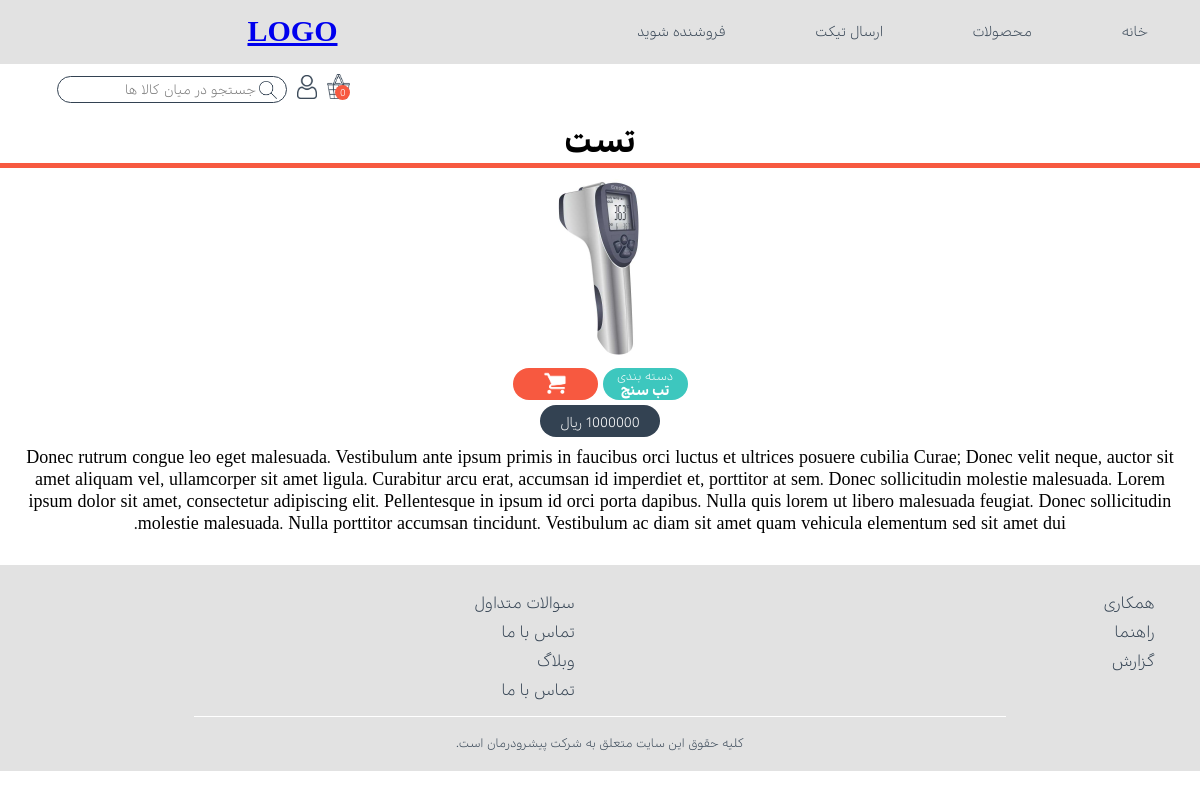
/test, run on the app's committed database.
### home/models.py (models this page shows, shortened)
class Product(models.Model):
    persian_name = models.CharField(max_length=150)
    english_name = models.CharField(max_length = 150)
    detail = models.TextField()
    category = models.ForeignKey('products_category',on_delete=models.CASCADE,related_name='+',)
    reccomend = models.BooleanField(default=False)
    price = models.PositiveIntegerField(default=0)
    backgroundcolor = models.CharField(max_length=6 , default='F75940')
    image = models.ImageField(default='products/default.png', upload_to='products', max_length=300)
    image_alt=models.CharField(default="image" ,max_length=50)
    date = models.DateTimeField(auto_now_add=False,auto_now = True)
    slug = models.SlugField(default='test')

class products_category(models.Model):
    title = models.CharField(max_length = 100)
    image = models.ImageField(default='categoty/default.png', upload_to='category', max_length=300)
    def __str__(self):
        return self.title

### home/views.py (the view)
# urls.py: path('<slug>',views.product_detail,name='product_detail'),
def product_detail(request, slug):
    product = models.Product.objects.get(slug=slug)
    return render(request,'home/product_detail.html',{'product':product})

### home/context_processors.py (called while the page is built)
def carttotal(request):
    if request.user.is_authenticated:
        try:
            cart = Cart.objects.get(id = request.user.id)
            context = {'items_total': cart.products.all().count()}
        except:
            context = {}
    else:
        context = {}
    return context

### home/templates/home/product_detail.html
{% extends 'base.html' %} {%load static%} {% block title %} {{product.persian_name}} {% endblock title %} {% block links %}
<link rel="stylesheet" href="{% static 'home/CSS/prodect_detail/prodect_detail.css' %}" type="text/css"> {% endblock links %} {% block content %}
<div class="unique_prodect_detail">
    <h1>{{product.persian_name}}</h1>
    <div class="line"></div>
    <div class="prodect">
        <img src="media/{{MEDIA_URL}}{{product.image}}" alt="" class="first">
        <div class="un">
            <div class="category">
                <p>دسته بندی</p>
                <h2>{{product.category}}</h2>
            </div>
            <div class="basketbtn">
                <img src="{%static 'home/icons/addtobasket.png'%}" alt="">
            </div>
        </div>
        <div class="price">
            <p>{{product.price}} ریال</p>
        </div>
        <p>{{product.detail}}</p>
    </div>
</div>
{% endblock content %}

### static/home/CSS/base/style.css (style rules this page uses)
* { margin: 0; padding: 0; -webkit-box-sizing: border-box; box-sizing: border-box; }
body { width: 100%; position: relative; overflow-x: hidden; }
.category { display: -webkit-box; display: -ms-flexbox; display: flex; -webkit-box-orient: vertical; -webkit-box-direction: normal; -ms-flex-direction: column; flex-direction: column; -webkit-box-pack: center; -ms-flex-pack: center; justify-content: center; -webkit-box-align: center; -ms-flex-align: center; align-items: center; }

### static/home/CSS/prodect_detail/prodect_detail.css (style rules this page uses)
body { font-family: 'kohinoor'; }
.unique_prodect_detail { direction: rtl; margin-top: 20px; }
.unique_prodect_detail h1 { font-family: 'kohinoor'; font-weight: bold; margin: 0 auto; text-align: center; }
.unique_prodect_detail .line { width: 100%; height: 5px; background-color: #F75940; }
.unique_prodect_detail .prodect { display: -webkit-box; display: -ms-flexbox; display: flex; -webkit-box-orient: vertical; -webkit-box-direction: normal; -ms-flex-direction: column; flex-direction: column; -webkit-box-pack: center; -ms-flex-pack: center; justify-content: center; -webkit-box-align: center; -ms-flex-align: center; align-items: center; }
.unique_prodect_detail .prodect .first { width: 200px; height: 200px; }
.unique_prodect_detail .prodect .un { display: -webkit-box; display: -ms-flexbox; display: flex; -webkit-box-orient: horizontal; -webkit-box-direction: normal; -ms-flex-direction: row; flex-direction: row; -webkit-box-align: center; -ms-flex-align: center; align-items: center; -webkit-box-pack: left; -ms-flex-pack: left; justify-content: left; }
.unique_prodect_detail .prodect .un h2 { font-size: 16px; font-weight: bold; }
.unique_prodect_detail .prodect .un .basketbtn { width: 85px; height: 32px; border-radius: 25px; background-color: #F75940; display: -webkit-box; display: -ms-flexbox; display: flex; -webkit-box-pack: center; -ms-flex-pack: center; justify-content: center; -webkit-box-align: center; -ms-flex-align: center; align-items: center; }
.unique_prodect_detail .prodect .un .basketbtn img { width: 24px; height: 26px; }
.unique_prodect_detail .prodect .un .category { line-height: 40%; color: #fff; margin-left: 5px; width: 85px; height: 32px; border-radius: 25px; background-color: #3DC7BE; }
.unique_prodect_detail .prodect .un .category p { margin: 0; margin-bottom: 7px; font-size: 12px; }
.unique_prodect_detail .prodect .un .category h2 { font-size: 14px; }
.unique_prodect_detail .prodect p { margin: 10px 25px; text-align: center; font-size: 18px; }
.unique_prodect_detail .prodect .price { width: 120px; height: 32px; border-radius: 25px; background-color: #334252; margin-top: 5px; color: #fff; padding: 0; }
.unique_prodect_detail .prodect .price p { font-size: 14px; margin: 10px; }

### data on the page
Product: persian_name "تست", image (picture), category "تب سنج", price "1000000", detail "Donec rutrum congue leo eget malesuada. Vestibulum ante ipsum primis in faucibus orci luctus et ultrices posuere cubilia Curae; Donec velit neque, auctor sit amet aliquam vel, ullamcorper sit amet ligula. Curabitur arcu erat, accumsan id imperdiet et, porttitor at sem. Donec sollicitudin molestie malesuada. Lorem ipsum dolor sit amet, consectetur adipiscing elit. Pellentesque in ipsum id orci porta dapibus. Nulla quis lorem ut libero malesuada feugiat. Donec sollicitudin molestie malesuada. Nulla porttitor accumsan tincidunt. Vestibulum ac diam sit amet quam vehicula elementum sed sit amet dui."
